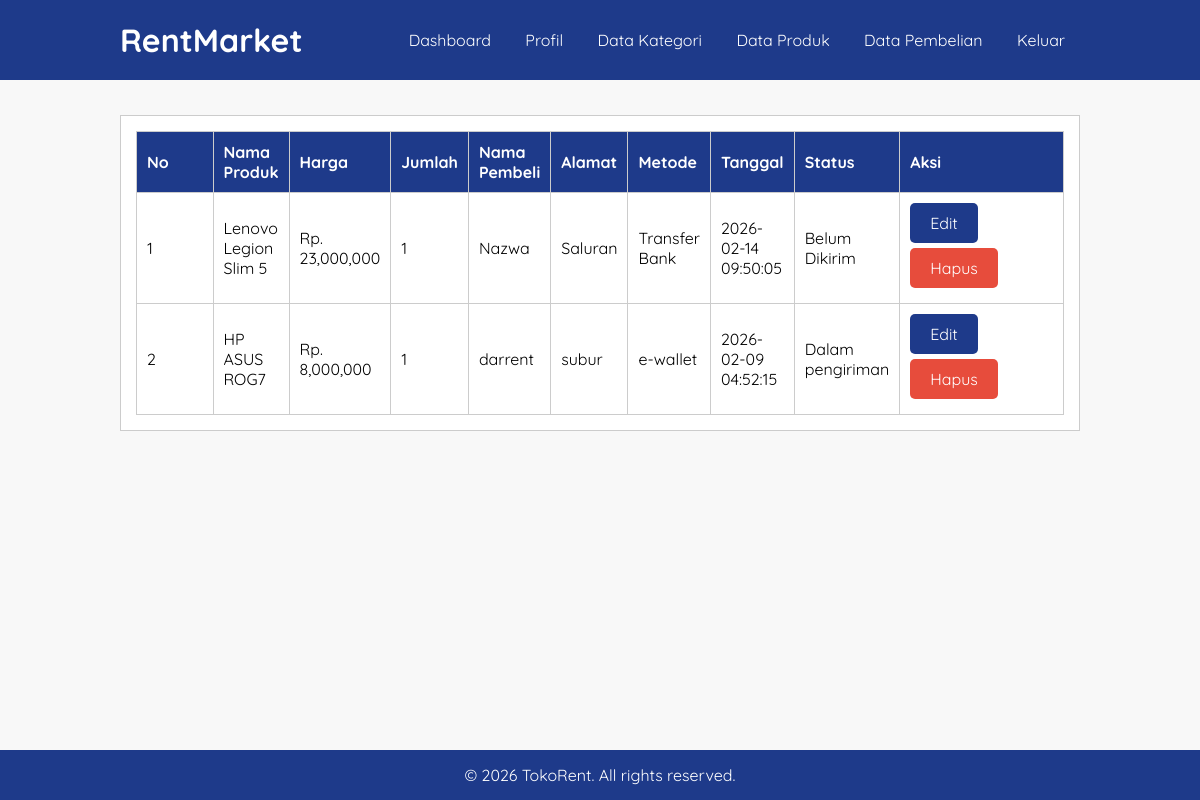
The app's page /data-pembelian.php (signed in) with its own data.
### tables this page shows
CREATE TABLE `tb_purchase` (
  `purchase_id` int(11) NOT NULL,
  `order_id` varchar(20) NOT NULL,
  `product_id` int(11) NOT NULL,
  `product_name` varchar(255) DEFAULT NULL,
  `purchase_name` varchar(100) NOT NULL,
  `purchase_price` int(11) NOT NULL,
  `purchase_quantity` int(11) NOT NULL,
  `purchase_address` text NOT NULL,
  `purchase_method` varchar(50) NOT NULL,
  `purchase_date` timestamp NOT NULL DEFAULT current_timestamp(),
  `purchase_status` tinyint(1) NOT NULL DEFAULT 0
);

CREATE TABLE `tb_product` (
  `product_id` int(11) NOT NULL,
  `category_id` int(11) NOT NULL,
  `product_name` varchar(100) NOT NULL,
  `product_price` int(11) NOT NULL,
  `product_description` text NOT NULL,
  `product_image` varchar(100) NOT NULL,
  `product_status` tinyint(1) NOT NULL,
  `data_created` timestamp NOT NULL DEFAULT current_timestamp()
);

### data-pembelian.php (the view, shortened to what this page needs)
<?php
include 'db.php';
?>
<!DOCTYPE html>
<html>
<head>
	<link rel="stylesheet" type="text/css" href="style.css">
</head>
<body>
    <header>
        <div class="container">
            <h1><a href="dashboard.php">RentMarket</a></h1>
            <ul>
                <li><a href="dashboard.php"><i class="fas fa-tachometer-alt"></i> Dashboard</a></li>
                <li><a href="profil.php"><i class="fas fa-user"></i> Profil</a></li>
                <li><a href="data-kategori.php"><i class="fas fa-tags"></i> Data Kategori</a></li>
                <li><a href="data-produk.php"><i class="fas fa-box"></i> Data Produk</a></li>
                <li><a href="data-pembelian.php"><i class="fas fa-shopping-cart"></i> Data Pembelian</a></li>
                <li><a href="keluar.php"><i class="fas fa-sign-out-alt"></i> Keluar</a></li>
            </ul>
        </div>
    </header>
    <div class="section">
        <div class="container">
            <div class="box">
                <table border="1" cellspacing="0" class="table">
                    <thead>
                        <tr>
                            <th width="60px">No</th>
                            <th>Nama Produk</th>
                            <th>Harga</th>
                            <th>Jumlah</th>
                            <th>Nama Pembeli</th>
                            <th>Alamat</th>
                            <th>Metode</th>
                            <th>Tanggal</th>
                            <th>Status</th>
                            <th width="150px">Aksi</th>
                        </tr>
                    </thead>
                    <tbody>
                        <?php
                        $no = 1;
                        $purchase = mysqli_query($conn, "SELECT tb_purchase.*, tb_product.product_name as product_name FROM tb_purchase LEFT JOIN tb_product USING (product_id) ORDER BY purchase_id DESC");
                        if (mysqli_num_rows($purchase) > 0) {
                            while ($row = mysqli_fetch_array($purchase)) {
                        ?>
                                <tr>
                                    <td><?php echo $no++ ?></td>
                                    <td><?php echo $row['product_name'] ?></td>
                                    <td>Rp. <?php echo number_format($row['purchase_price']) ?></td>
                                    <td><?php echo $row['purchase_quantity'] ?></td>
                                    <td><?php echo $row['purchase_name'] ?></td>
                                    <td><?php echo $row['purchase_address'] ?></td>
                                    <td><?php echo $row['purchase_method'] ?></td>
                                    <td><?php echo $row['purchase_date'] ?></td>
                                    <td><?php echo ($row['purchase_status'] == 0) ? 'Belum Dikirim' : (($row['purchase_status'] == 1) ? 'Dalam pengiriman' : ''); ?></td>
                                    <td>
                                         <button class="btn" onclick="window.location.href='edit-pembelian.php?id=<?php echo $row['purchase_id'] ?>'">Edit</button> <button class="btn delete" onclick="if(confirm('Yakin ingin hapus ?')) window.location.href='proses-hapus.php?id_purchase=<?php echo $row['purchase_id'] ?>'">Hapus</button>
                                    </td>
                                </tr>
                            <?php }
                        } else { ?>
                            <tr>
                                <td colspan="10">Tidak ada data</td>
                            </tr>
                        <?php } ?>
                    </tbody>
                </table>
            </div>
        </div>
    </div>
    <footer class="footer">
 	 <p>&copy; 2026 TokoRent. All rights reserved.</p>
	</footer>
</body>
</html>

### style.css (style rules this page uses)
* { padding: 0; margin: 0; font-family: 'Quicksand', sans-serif; }
body { background-color: #f8f8f8; display: flex; flex-direction: column; min-height: 100vh; }
a { color: inherit; text-decoration: none; }
.btn { display: inline-block; padding: 10px 20px; background: #1E3A8A; color: #fff; text-decoration: none; border-radius: 5px; font-size: 16px; text-align: center; transition: background-color 0.3s ease, transform 0.2s ease; margin-bottom: 5px; cursor: pointer; border: none; }
.btn.delete { background: #e74c3c; }
header { background-color: #1E3A8A; color: #fff; overflow: auto; padding: 10px 0; }
header h1 { float: left; padding: 10px 0; }
header h1 a { color: #fff; }
header ul { float: right; list-style: none; }
header ul li { display: inline-block; }
header ul li a { padding: 20px 15px; display: inline-block; color: #fff; transition: background-color 0.3s ease; }
.footer { padding: 15px 0; background-color: #1E3A8A; color: #fff; text-align: center; margin-top: auto; }
.container { width: 80%; margin: 0 auto; }
.container:after { content: ''; display: block; clear: both; }
.section { padding: 25px 0; }
.box { background-color: #fff; border: 1px solid #ccc; padding: 15px; box-sizing: border-box; margin: 10px 0 25px 0; }
.box:after { content: ""; display: block; clear: both; }
.table { width: 100%; border-collapse: collapse; }
.table th, .table td { padding: 10px; text-align: left; border: 1px solid #ccc; }
.table th { background: #1E3A8A; color: #fff; }

### records on screen
tb_purchase: product.product_name "Lenovo Legion Slim 5", purchase_price "23,000,000", purchase_quantity "1", purchase_name "Nazwa", purchase_address "Saluran", purchase_method "Transfer Bank", purchase_date "2026-02-14 09:50:05", purchase_status "Belum Dikirim"
tb_purchase: product.product_name "HP ASUS ROG7", purchase_price "8,000,000", purchase_quantity "1", purchase_name "darrent", purchase_address "subur", purchase_method "e-wallet", purchase_date "2026-02-09 04:52:15", purchase_status "Dalam pengiriman"
